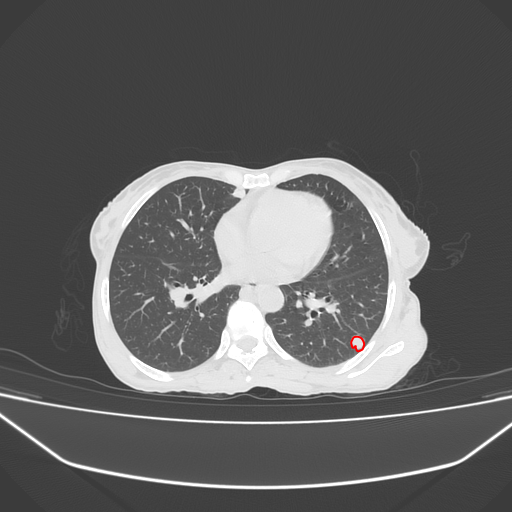
#> input picture img-00001-00001.bmp, 512 x 512 px
$ python script.py
#> lines starting #> are read from the running program, lines starting #| are printed output that depends on the picture
#%%
import PIL
from PIL import Image
import copy
# %%
img = Image.open('img-00001-00001.bmp')
#> img is the input picture: PIL image 512x512 RGB; mean R, G, B 96.8, 96.7, 96.7
# %%
img.mode
# %%
img_copy = copy.deepcopy(img)
# %%
pixel_values = []
for x in range(img_copy.width):
    for y in range(img_copy.height):
        p = img_copy.getpixel((x,y))
        if p[0]!=p[1] and p[0]!=p[2]:
            pixel_values.append(p)
            img_copy.putpixel((x,y),(255,0,0))
        else:
            img_copy.putpixel((x,y),(0,0,0))
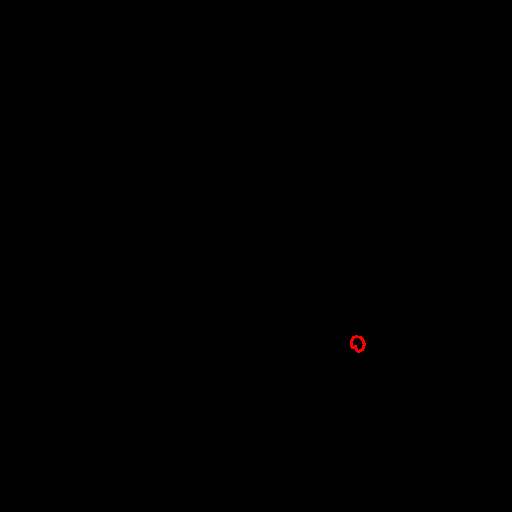
#> img_copy: PIL image 512x512 RGB; mean R, G, B 0.1, 0, 0
#> after the loop, pixel_values = 139 items, first 6: (135, 87, 87), (193, 50, 50), (223, 32, 32), (217, 34, 34), (184, 56, 56), (140, 76, 76)
#now we just return the new image


set(pixel_values)
# %%
img_copy
# %%
